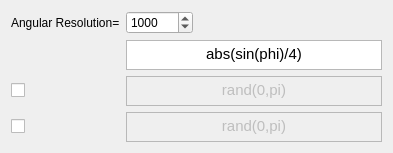
                          <widget class="QWidget" name="tab_13">
                           <attribute name="title">
                            <string>User Defined</string>
                           </attribute>
                           <layout class="QGridLayout" name="gridLayout_35">
                            <item row="1" column="0" alignment="Qt::AlignHCenter">
                             <widget class="QPushButton" name="pushButton_13">
                              <property name="maximumSize">
                               <size>
                                <width>16777215</width>
                                <height>30</height>
                               </size>
                              </property>
                              <property name="text">
                               <string/>
                              </property>
                              <property name="icon">
                               <iconset resource="resourceLIST.qrc">
                                <normaloff>:/gphi.png</normaloff>:/gphi.png</iconset>
                              </property>
                              <property name="iconSize">
                               <size>
                                <width>70</width>
                                <height>30</height>
                               </size>
                              </property>
                              <property name="flat">
                               <bool>true</bool>
                              </property>
                             </widget>
                            </item>
                            <item row="2" column="1" colspan="3">
                             <widget class="QTextEdit" name="textEdit_Grvector">
                              <property name="enabled">
                               <bool>false</bool>
                              </property>
                              <property name="maximumSize">
                               <size>
                                <width>16777215</width>
                                <height>30</height>
                               </size>
                              </property>
                              <property name="html">
                               <string>&lt;!DOCTYPE HTML PUBLIC &quot;-//W3C//DTD HTML 4.0//EN&quot; &quot;http://www.w3.org/TR/REC-html40/strict.dtd&quot;&gt;
&lt;html&gt;&lt;head&gt;&lt;meta name=&quot;qrichtext&quot; content=&quot;1&quot; /&gt;&lt;style type=&quot;text/css&quot;&gt;
p, li { white-space: pre-wrap; }
&lt;/style&gt;&lt;/head&gt;&lt;body style=&quot; font-family:'MS Shell Dlg 2'; font-size:10pt; font-weight:400; font-style:normal;&quot;&gt;
&lt;p align=&quot;center&quot; style=&quot; margin-top:0px; margin-bottom:0px; margin-left:0px; margin-right:0px; -qt-block-indent:0; text-indent:0px;&quot;&gt;&lt;span style=&quot; font-family:'Ubuntu'; font-size:11pt;&quot;&gt;rand(0,pi)&lt;/span&gt;&lt;/p&gt;&lt;/body&gt;&lt;/html&gt;</string>
                              </property>
                             </widget>
                            </item>
                            <item row="3" column="1" colspan="3">
                             <widget class="QTextEdit" name="textEdit_thetarvector_3">
                              <property name="enabled">
                               <bool>false</bool>
                              </property>
                              <property name="maximumSize">
                               <size>
                                <width>16777215</width>
                                <height>30</height>
                               </size>
                              </property>
                              <property name="html">
                               <string>&lt;!DOCTYPE HTML PUBLIC &quot;-//W3C//DTD HTML 4.0//EN&quot; &quot;http://www.w3.org/TR/REC-html40/strict.dtd&quot;&gt;
&lt;html&gt;&lt;head&gt;&lt;meta name=&quot;qrichtext&quot; content=&quot;1&quot; /&gt;&lt;style type=&quot;text/css&quot;&gt;
p, li { white-space: pre-wrap; }
&lt;/style&gt;&lt;/head&gt;&lt;body style=&quot; font-family:'MS Shell Dlg 2'; font-size:10pt; font-weight:400; font-style:normal;&quot;&gt;
&lt;p align=&quot;center&quot; style=&quot; margin-top:0px; margin-bottom:0px; margin-left:0px; margin-right:0px; -qt-block-indent:0; text-indent:0px;&quot;&gt;&lt;span style=&quot; font-family:'Ubuntu'; font-size:11pt;&quot;&gt;rand(0,pi)&lt;/span&gt;&lt;/p&gt;&lt;/body&gt;&lt;/html&gt;</string>
                              </property>
                             </widget>
                            </item>
                            <item row="2" column="0" alignment="Qt::AlignLeft">
                             <widget class="QCheckBox" name="checkBox_Grvector">
                              <property name="text">
                               <string/>
                              </property>
                              <property name="icon">
                               <iconset resource="resourceLIST.qrc">
                                <normaloff>:/gposition.png</normaloff>:/gposition.png</iconset>
                              </property>
                              <property name="iconSize">
                               <size>
                                <width>70</width>
                                <height>30</height>
                               </size>
                              </property>
                             </widget>
                            </item>
                            <item row="3" column="0" alignment="Qt::AlignLeft">
                             <widget class="QCheckBox" name="checkBox_thetarvector_3">
                              <property name="text">
                               <string/>
                              </property>
                              <property name="icon">
                               <iconset resource="resourceLIST.qrc">
                                <normaloff>:/thetarvector.png</normaloff>:/thetarvector.png</iconset>
                              </property>
                              <property name="iconSize">
                               <size>
                                <width>70</width>
                                <height>30</height>
                               </size>
                              </property>
                             </widget>
                            </item>
                            <item row="1" column="1" colspan="3">
                             <widget class="QTextEdit" name="textEdit_Gphi">
                              <property name="enabled">
                               <bool>true</bool>
                              </property>
                              <property name="maximumSize">
                               <size>
                                <width>16777215</width>
                                <height>30</height>
                               </size>
                              </property>
                              <property name="html">
                               <string>&lt;!DOCTYPE HTML PUBLIC &quot;-//W3C//DTD HTML 4.0//EN&quot; &quot;http://www.w3.org/TR/REC-html40/strict.dtd&quot;&gt;
&lt;html&gt;&lt;head&gt;&lt;meta name=&quot;qrichtext&quot; content=&quot;1&quot; /&gt;&lt;style type=&quot;text/css&quot;&gt;
p, li { white-space: pre-wrap; }
&lt;/style&gt;&lt;/head&gt;&lt;body style=&quot; font-family:'MS Shell Dlg 2'; font-size:10pt; font-weight:400; font-style:normal;&quot;&gt;
&lt;p align=&quot;center&quot; style=&quot; margin-top:0px; margin-bottom:0px; margin-left:0px; margin-right:0px; -qt-block-indent:0; text-indent:0px;&quot;&gt;&lt;span style=&quot; font-family:'Ubuntu'; font-size:11pt;&quot;&gt;abs(sin(phi)/4)&lt;/span&gt;&lt;/p&gt;&lt;/body&gt;&lt;/html&gt;</string>
                              </property>
                             </widget>
                            </item>
                            <item row="0" column="0">
                             <widget class="QLabel" name="label_18">
                              <property name="text">
                               <string>Angular Resolution=</string>
                              </property>
                             </widget>
                            </item>
                            <item row="0" column="1" colspan="3" alignment="Qt::AlignLeft">
                             <widget class="QSpinBox" name="angresolution">
                              <property name="minimum">
                               <number>1</number>
                              </property>
                              <property name="maximum">
                               <number>100000000</number>
                              </property>
                              <property name="singleStep">
                               <number>100</number>
                              </property>
                              <property name="value">
                               <number>1000</number>
                              </property>
                             </widget>
                            </item>
                           </layout>
                          </widget>
